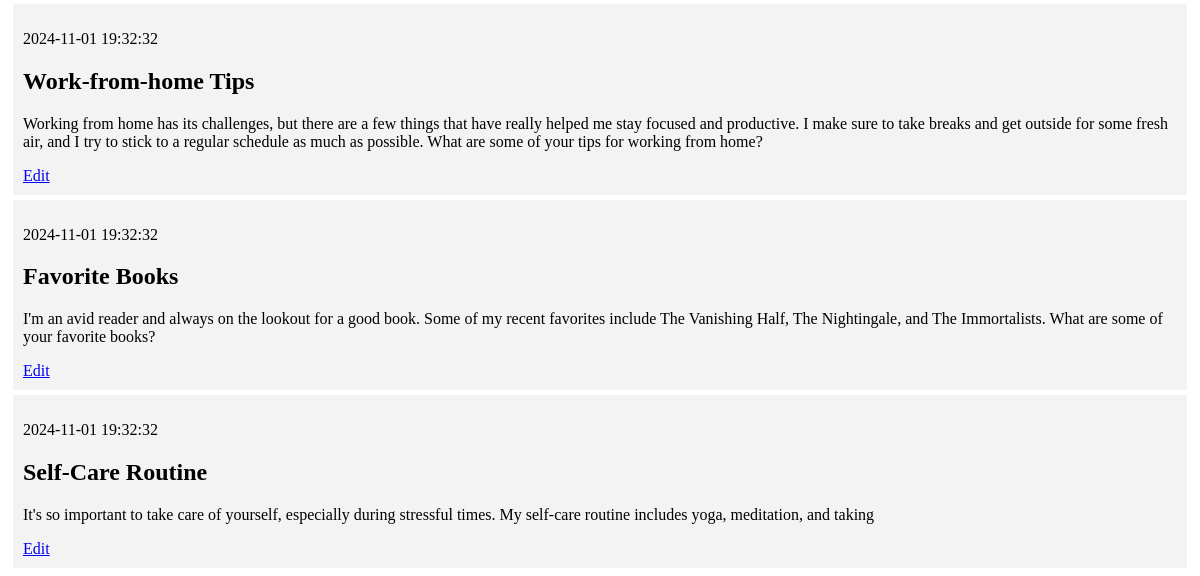
/ (lower part), run on an earlier commit of the app's database.
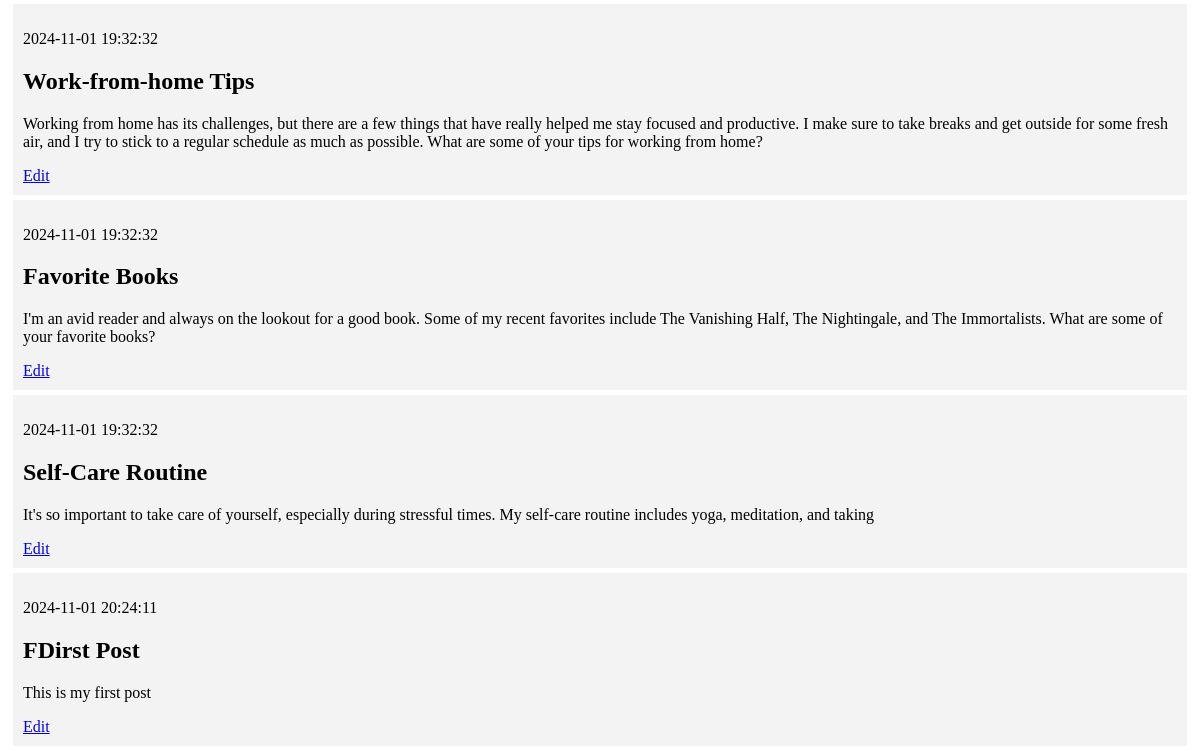
And on a later commit of the database.
### tables this page shows
CREATE TABLE posts (
    id INTEGER PRIMARY KEY AUTOINCREMENT,
    created TIMESTAMP NOT NULL DEFAULT CURRENT_TIMESTAMP,
    title TEXT NOT NULL,
    content TEXT NOT NULL
);

### app.py (the view)
@app.route('/')
def index():
    conn = get_db_connection()
    posts = conn.execute('SELECT * FROM posts').fetchall()
    conn.close()
    return render_template('index.html', posts=posts)

### app.py (called while the page is built)
def get_db_connection():
    conn = sqlite3.connect('database.db')
    conn.row_factory = sqlite3.Row
    return conn

### templates/index.html (shortened to what this page needs)
{% extends 'base.html' %}
{% block content %}
    {% for post in posts %}
        <div class='post'>
            <p>{{ post['created'] }}</p>
            <h2>{{ post['title'] }}</h2>
            <p>{{ post['content'] }}</p>
            <a href="{{ url_for('edit', id=post['id']) }}">Edit</a>
        </div>
    {% endfor %}
{% endblock %}

What changed in the data, as far as the page shows it:
added posts: created "2024-11-01 20:24:11", title "FDirst Post", content "This is my first post"
